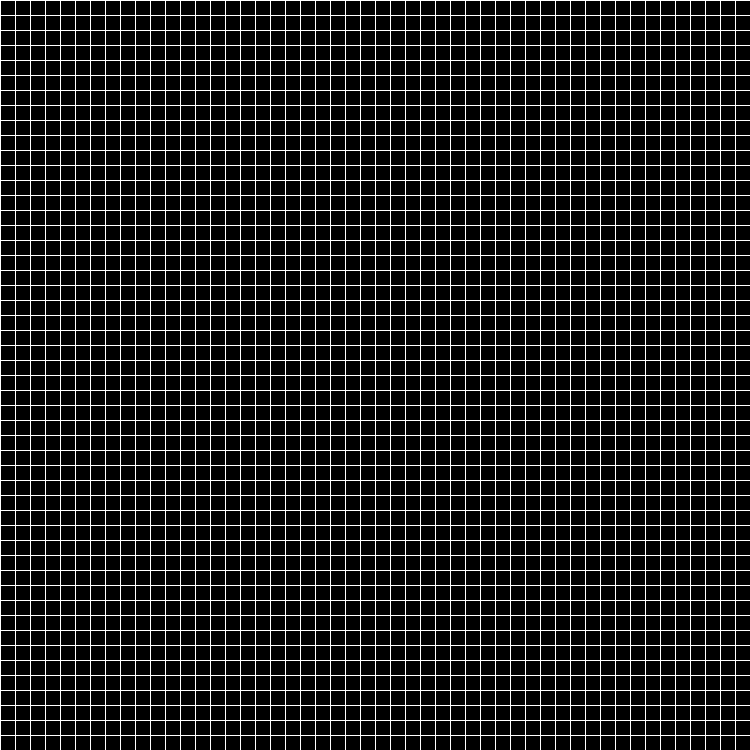
Frame 1 (no input)
Frame 60 (the mouse pressed at the canvas centre just before this capture): identical to frame 1, image omitted
Frame 120 (the mouse held since frame 60 and released just before this capture): identical to frame 1, image omitted

The Processing sketch that drew this single still picture (run headless with seeded random() and noise(); from frame 60 on, the mouse is pressed at the canvas centre):

// Processing sketch: MainScript
// ── MainScript.pde
boolean initialState;
int count;
int nbrCellWidth;
int nbrCellHeight;
float cellWidth;
float cellHeight;
InitialGridPosition initialGrid;
Grid grid;

int minToDie;
int maxToDie;
int toLive;

void setup(){
  size(750, 750);
  frameRate(30);
  background(0);  
  
  initialState = true;
  count = 0;
  nbrCellWidth = 50;
  nbrCellHeight = nbrCellWidth;
  cellWidth = width/nbrCellWidth;
  cellHeight = height/nbrCellHeight;
  initialGrid = new InitialGridPosition();
  
  minToDie = 1;
  maxToDie = 4;
  toLive = 3;
}

void draw(){
  if(initialState){
    initialGrid.display();
  } else {
    if(count % 1 == 0){
      grid.update();
    }
    grid.display();
    count ++;
  }
}

void mouseClicked(){
  if(initialState){
    initialGrid.toggle(mouseX, mouseY);
  }
}

void keyPressed(){
  if(initialState){
    initialState = false;
    grid = new Grid(initialGrid);
  }
}

// ── Cell.pde
class Cell{  
  boolean activated;
  int sum;
  int x;
  int y;
  int xIndex;
  int yIndex;
  Cell[] neighbours;
  
  Cell(){
    this.activated = false;
    this.x = 0;
    this.y = 0;
    this.xIndex = 0;
    this.yIndex = 0;
    
    this.neighbours = new Cell[4];
    this.neighbours[0] = null;
    this.neighbours[1] = null;
    this.neighbours[2] = null;
    this.neighbours[3] = null;
  }
  
  Cell(int _x, int _y){
    this.activated = false;
    this.x = _x;
    this.y = _y;
    this.xIndex = floor(this.x/cellWidth);
    this.yIndex = floor(this.y/cellHeight);
    
    this.neighbours = new Cell[8];
    this.neighbours[0] = null;
    this.neighbours[1] = null;
    this.neighbours[2] = null;
    this.neighbours[3] = null;
    this.neighbours[4] = null;
    this.neighbours[5] = null;
    this.neighbours[6] = null;
    this.neighbours[7] = null;
  }
  
  void actualize(){
    if(this.activated){
      if(sum <= minToDie || sum >= maxToDie){
        this.activated = false;
      }
    } else {
      if(sum == toLive){
        this.activated = true;
      }
    }
  }
  
  void display(){
    if(this.activated){
      fill(125);
      
    } else {
      fill(0);
    }
    stroke(255);
    rect(x, y, cellWidth, cellHeight);
  }
  
  void setNeighbour(int _i, Cell _c){
    this.neighbours[_i] = _c;
  }
  
  void toggle(){
    this.activated = !this.activated;
  }
  
  void update(){
    this.sum = 0;
    for(Cell cell : this.neighbours){
      if(cell.activated){
        this.sum ++;
      }
    }
  }
}

// ── Grid.pde
class Grid{
  InitialGridPosition iGrid;
  ArrayList<Cell> list;
  
  Grid(InitialGridPosition _iGrid){
    this.iGrid = _iGrid;
    this.copyList();
  }
  
  void copyList(){
    this.list = new ArrayList<Cell>();
    for(Cell cell : this.iGrid.list){
      this.list.add(cell);
    }
  }
  
  void display(){
    background(0);
    for(Cell cell : this.list){
      cell.actualize();
      cell.display();
    }
  }
  
  void update(){
    for(Cell cell : this.list){
      cell.update();
    }
  }
}

// ── InitialGridPosition.pde
class InitialGridPosition{
  ArrayList<Cell> list;
  
  InitialGridPosition(){
    this.list = new ArrayList<Cell>();
    for(int i=0; i<nbrCellWidth*nbrCellHeight; i++){
      this.list.add(new Cell(floor(i%nbrCellWidth*cellWidth), floor(floor(i/nbrCellWidth)*cellHeight)));
    }
    for(Cell cell : this.list){
      int xIndex = cell.xIndex;
      int yIndex = cell.yIndex;
      
      int xIndexMinus1 = xIndex - 1;
      int xIndexPlus1 = xIndex + 1;
      int yIndexMinus1 = yIndex - 1;
      int yIndexPlus1 = yIndex + 1;
      
      if(xIndex == 0){
        xIndexMinus1 = nbrCellWidth-1;
      } else if(xIndex == nbrCellWidth-1){
        xIndexPlus1 = 0;
      }
      if(yIndex == 0){
        yIndexMinus1 = nbrCellHeight-1;
      } else if(yIndex == nbrCellHeight-1){
        yIndexPlus1 = 0;
      }
      
      cell.neighbours[0] = this.list.get(this.toMonoIndex(xIndexMinus1, yIndexMinus1));
      cell.neighbours[1] = this.list.get(this.toMonoIndex(xIndex, yIndexMinus1));
      cell.neighbours[2] = this.list.get(this.toMonoIndex(xIndexPlus1, yIndexMinus1));
      cell.neighbours[3] = this.list.get(this.toMonoIndex(xIndexMinus1, yIndex));
      cell.neighbours[4] = this.list.get(this.toMonoIndex(xIndexPlus1, yIndex));
      cell.neighbours[5] = this.list.get(this.toMonoIndex(xIndexMinus1, yIndexPlus1));
      cell.neighbours[6] = this.list.get(this.toMonoIndex(xIndex, yIndexPlus1));
      cell.neighbours[7] = this.list.get(this.toMonoIndex(xIndexPlus1, yIndexPlus1));
    }
  }
  
  void display(){
    for(Cell cell : this.list){
      cell.display();
    }
  }
  
  void toggle(int _x, int _y){
    int x = floor(map(_x, 0, width, 0, nbrCellWidth));
    int y = floor(map(_y, 0, height, 0, nbrCellHeight));
    this.list.get(this.toMonoIndex(x, y)).toggle();
  }
  
  int toMonoIndex(int _x, int _y){
    return _y*nbrCellWidth+_x;
  }
}
